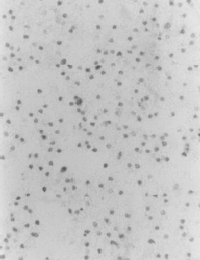
#> input picture Practica 1/thresh2.png, 200 x 260 px
$ python ejercicio2.py
#> lines starting #> are read from the running program, lines starting #| are printed output that depends on the picture

import cv2 as cv
import numpy as np
from matplotlib import pyplot as plt

# loading image
image = cv.imread('thresh2.png', 0)
#> image is the input picture: shape (260, 200); min 89, max 235, mean 197.6
cv.imshow('Original Imagen',image)

# Generating histogram
plt.title("Histogram of thresh2")
plt.hist(image.ravel(),256,[0,256]);
plt.xlabel('lighting intensity')
plt.ylabel('number of pixels')
plt.savefig('histogram2.png')
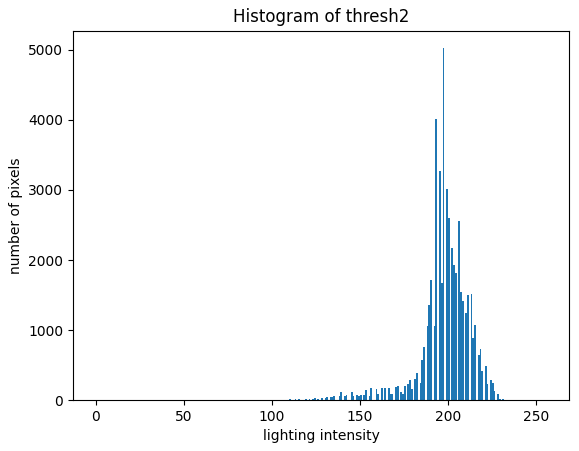
#> figure drawn by matplotlib, 1 panel; tallest bar 5022 high, from x = 197 to 198
plt.show()

# Dimensions
heigth = image.shape[0]
#> heigth = 260
width = image.shape[1]
#> width = 200

# Creating matrix
healthy_cell = np.zeros((heigth, width, 1),np.uint8)

# Thresholding
for x in range(0, heigth, 1):
    for y in range(0, width, 1):
        color = image[x][y]
        if 185 < color < 190:
        	healthy_cell[x][y] = 255
        else:
        	healthy_cell[x][y] = 0
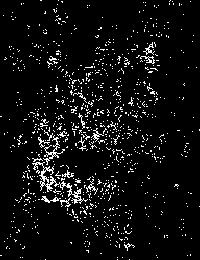
#> healthy_cell: shape (260, 200, 1); 6.1% white in thin lines or dots


cv.imshow('Healthy',healthy_cell)

filename = 'resultado2.png'

# Saving the image
cv.imwrite(filename, healthy_cell)

print ("Presione una tecla para cerrar")
cv.waitKey(0)
cv.destroyAllWindows()
cv.waitKey(1)
exit()
#> (the program exits here)

$ run again, with Practica 1/thresh1.png copied over Practica 1/thresh2.png
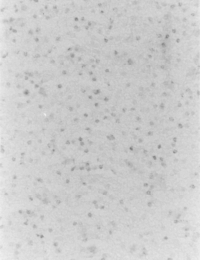
#> input picture Practica 1/thresh1.png, 200 x 260 px
#> image is the input picture: shape (260, 200); min 126, max 240, mean 204.4
#> `plt.savefig('histogram2.png')`:
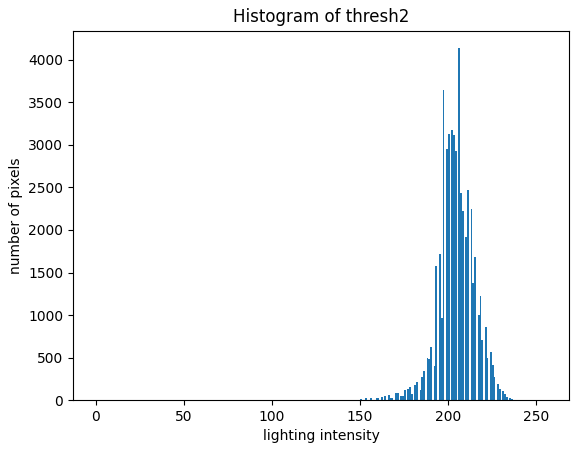
#> figure drawn by matplotlib, 1 panel; tallest bar 4135 high, from x = 206 to 207
#> after the loop `for x in range(0, heigth, 1):`:
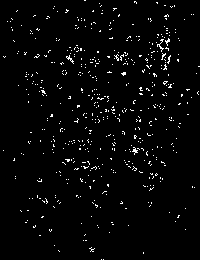
#> healthy_cell: shape (260, 200, 1); 2.5% white in thin lines or dots

$ run again, with Practica 1/thresh3.png copied over Practica 1/thresh2.png
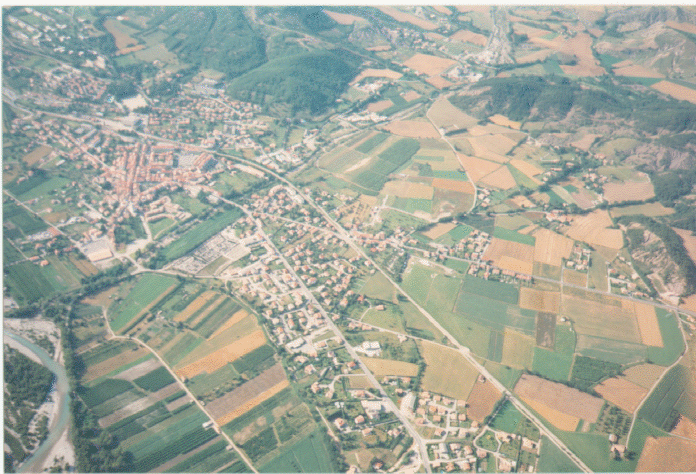
#> input picture Practica 1/thresh3.png, 696 x 474 px
#> `plt.savefig('histogram2.png')`:
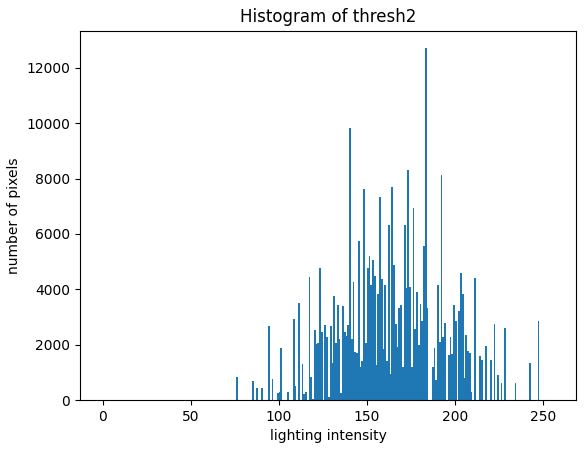
#> figure drawn by matplotlib, 1 panel; tallest bar 12706 high, from x = 183 to 184
#> after the loop `for x in range(0, heigth, 1):`:
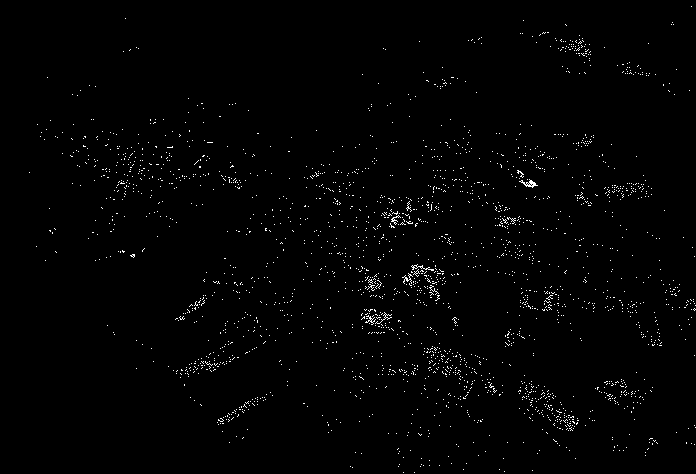
#> healthy_cell: shape (474, 696, 1); 1.2% white in thin lines or dots
